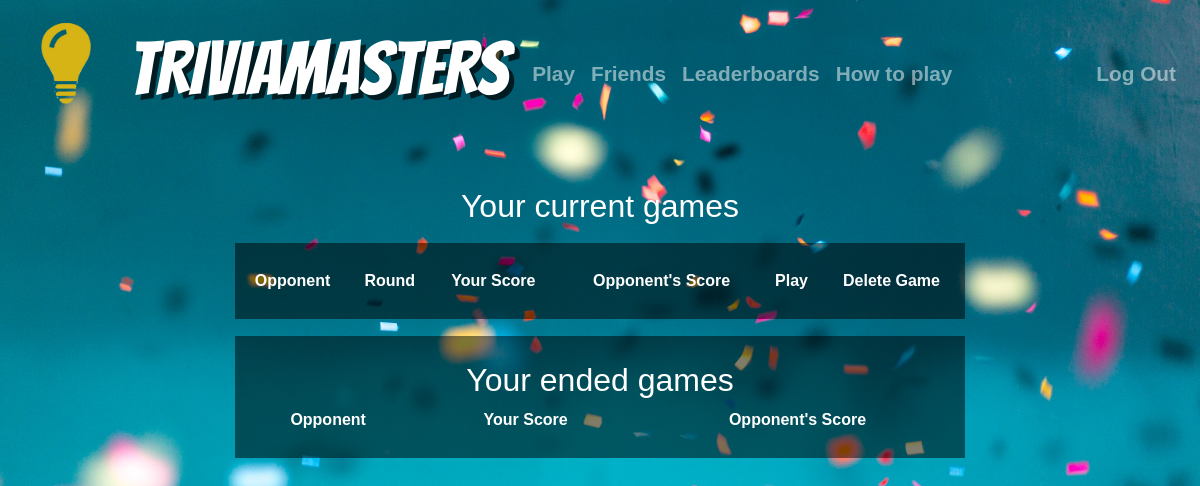
Before: /userpage (signed in) with the older database file.
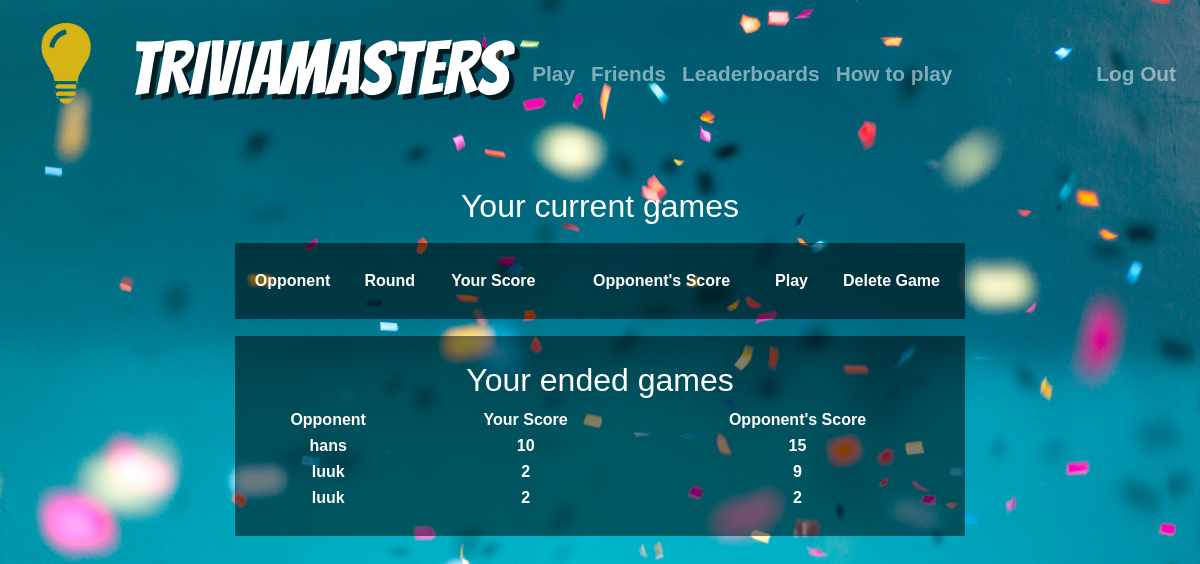
After: the same page with the newer database file.
### tables this page shows
CREATE TABLE 'ended' ('username' , 'opponent' , 'score_1' , 'score_2' ,'gameid' integer);

### application.py (the view)
@app.route("/userpage", methods=["GET", "POST"])
@login_required
def userpage():
    if request.method == "GET":
        username = user()
        opponent = username
        row = []
        game1 = db.execute("SELECT * FROM game WHERE username= :username", username=username)
        game = db.execute("SELECT * FROM game WHERE opponent= :opponent", opponent=opponent)
        for i in game1:
            row.append((i["opponent"],i["round"], i["score_1"], i["score_2"], i["gameid"]))
        for i in game:
            row.append((i["username"],i["round"], i["score_2"], i["score_1"], i["gameid"]))
        session["score"] = 0
        session["question"] = 0
        session["streak"] = 0
        ended = []
        end1 = db.execute("SELECT * FROM ended WHERE username= :username", username=username)
        end2 = db.execute("SELECT * FROM ended WHERE opponent= :opponent", opponent=opponent)
        for i in end1:
            a = [i["opponent"], i["score_1"], i["score_2"]]
            ended.append(a)
        for i in end2:
            a= [i["username"], i["score_2"], i["score_1"]]
            ended.append(a)
        return render_template("userpage.html", row=row, ended=ended)
    else:
        return render_template("userpage.html")

### application.py (called while the page is built)
@app.after_request
def after_request(response):
    response.headers["Cache-Control"] = "no-cache, no-store, must-revalidate"
    response.headers["Expires"] = 0
    response.headers["Pragma"] = "no-cache"
    return response

### helpers.py (called while the page is built)
def login_required(f):
    @wraps(f)
    def decorated_function(*args, **kwargs):
        if session.get("user_id") is None:
            return redirect("/login")
        return f(*args, **kwargs)
    return decorated_function

def user():
    id = session["user_id"]
    username = db.execute("SELECT username FROM users WHERE id = :id", id=id)[0]["username"]
    return username

### templates/userpage.html (shortened to what this page needs)
{% extends "layout.html" %}
{% block main %}
<div>
<h2>Your current games</h2>
</div>
    <field>
        <table style="width:100%" action="/friends" method="get">
          <tr>
            <th>Opponent</th>
            <th>Round</th>
            <th>Your Score</th>
            <th>Opponent's Score</th>
            <th>Play</th>
            <th>Delete Game</th>
          </tr>
        </table>
    </field>
    <field>
        <h2> Your ended games</h2>
        <table style="width:100%" action="/friends" method="get">
          <tr>
            <th>Opponent</th>
            <th>Your Score</th>
            <th>Opponent's Score</th>
          </tr>
            {% for data in ended %}
              <tr>
                <td>{{data[0]}}</td>
                 <td>{{data[1]}}</td>
                  <td>{{data[2]}}</td>
          </tr>
        {%endfor %}
        </table>
    </field>
{% endblock %}

### templates/layout.html (shortened to what this page needs)
<!DOCTYPE html>
<html lang="en">
    <head>
        <link href="https://maxcdn.bootstrapcdn.com/bootstrap/4.1.3/css/bootstrap.min.css" rel="stylesheet">
        <link href="/static/styles.css" rel="stylesheet">
    </head>
    <body>
        <nav class="navbar navbar-expand-md navbar-dark">
            {% if session.user_id %}
            <a class="navbar-brand" href="/userpage">
                 <img src="/static/bulb.png" width="100" height="100" class="d-inline-block align-top" alt="">
                    <name>Triviamasters</name>
            </a>
            {% else %}
            <a class="navbar-brand" href="/">
                 <img src="/static/bulb.png" width="100" height="100" class="d-inline-block align-top" alt="">
                    <name>Triviamasters</name>
            </a>
            {% endif %}
            <div class="collapse navbar-collapse" id="navbar">
                {% if session.user_id %}
                    <ul class="navbar-nav mr-auto mt-2">
                        <li class="nav-item"><a class="nav-link" href="/play">Play</a></li>
                        <li class="nav-item"><a class="nav-link" href="/friends">Friends</a></li>
                        <li class="nav-item"><a class="nav-link" href="/leaderboards">Leaderboards</a></li>
                        <li class="nav-item"><a class="nav-link" href="/about">How to play</a></li>
                    </ul>
                    <ul class="navbar-nav ml-auto mt-2">
                        <li class="nav-item"><a class="nav-link" href="/logout">Log Out</a></li>
                    </ul>
                {% else %}
                    <ul class="navbar-nav ml-auto mt-2">
                        <li class="nav-item"><a class="nav-link" href="/about">How to play</a></li>
                        <li class="nav-item"><a class="nav-link" href="/register">Register</a></li>
                        <li class="nav-item"><a class="nav-link" href="/login">Log In</a></li>
                    </ul>
                {% endif %}
            </div>
        </nav>
        <main class="container p-5">
            {% block main %}{% endblock %}
        </main>
    </body>
</html>

### static/styles.css (style rules this page uses)
name { text-align: center; font-weight: normal; color: #fff; text-transform: uppercase; font-size: 75px; white-space: nowrap; z-index: 1000; font-family: 'Bangers', cursive; text-shadow: 5px 5px 0 rgba(0, 0, 0, 0.7); }
field { text-align: center; display: inline-block; background-color: rgba(0, 0, 0, .5); padding: 25px 0px; width: 70%; margin-top:10px; }
nav { background-color: transparent; color: white; }
body { background-image: url("background.jpg"); background-size: 100%; background-color: #d3d3d3; font-family: "Arial"; color: white; font-weight: bolder; }
nav .navbar-brand { font-family:"Arial"; color: white !important; font-weight: normal; font-size: 45px; }
#navbar { font-size: 1.3em; font-weight: bolder; box-shadow: none; }
main { overflow-x: auto; text-align: center; }

Changed rows visible on the page:
added ended: username "hans", score_2 "10", score_1 "15"
added ended: username "luuk", score_2 "2", score_1 "9"
added ended: username "luuk", data "2", score_1 "2"
